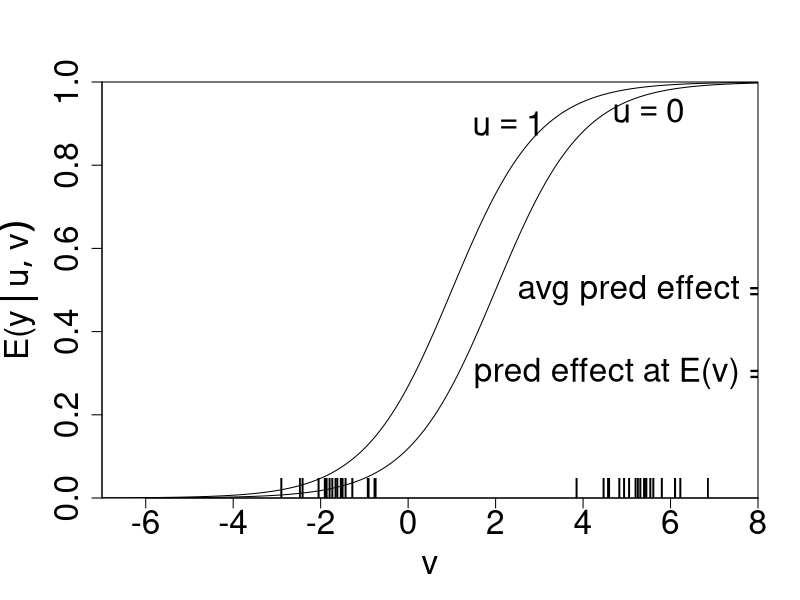
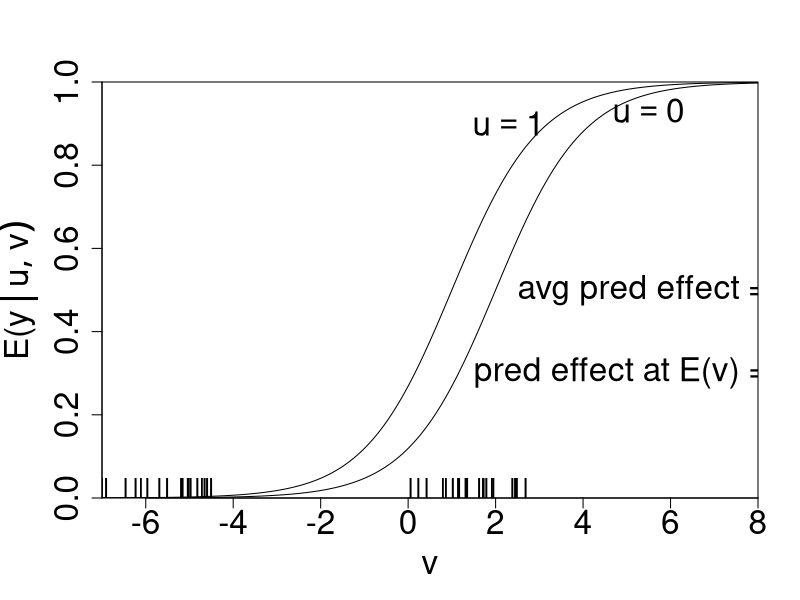

Here is the R script that generated these plots, in order:
invlogit <- plogis
par(mar = c(5, 5, 4, 2) + .1)
x <- seq(-7, 8, .01)
y1 <- invlogit(x - 1)
y2 <- invlogit(x - 2)
plot(range(x), c(0, 1), xaxs = "i", yaxs = "i",
      xlab = expression(v),
      ylab = expression(paste("E(y", group("|", list(u, v), ")"))),
      cex.axis = 2, cex.lab = 2, type = "n")
lines(x, y1)
lines(x, y2)
text(2.3, .9, expression(u == 1), cex = 2)
text(5.5, .93, expression(u == 0), cex = 2)
data <- c(rnorm(20, -2, .7), rnorm(20, 5, .7))
points(data, rep(.01, 40), pch = "|", cex = 2)
ape <- mean(invlogit(data - 1) - invlogit(data - 2))
pe.central <- invlogit(mean(data) - 1) - invlogit(mean(data) - 2)
text(2.5, .5, paste("avg pred effect =", round(ape, 2)),
      adj = 0, cex = 2)
text(1.5, .3, paste("pred effect at E(v) =", round(pe.central, 2)),
      adj = 0, cex = 2)


par(mar = c(5, 5, 4, 2) + .1)
x <- seq(-7, 8, .01)
y1 <- invlogit(x - 1)
y2 <- invlogit(x - 2)
plot(range(x), c(0, 1), xaxs = "i", yaxs = "i",
      xlab = expression(v),
      ylab = expression(paste("E(y", group("|", list(u, v), ")"))),
      cex.axis = 2, cex.lab = 2, type = "n")
lines(x, y1)
lines(x, y2)
text(2.3, .9, expression(u == 1), cex = 2)
text(5.5, .93, expression(u == 0), cex = 2)
data <- c(rnorm(20, 1.5, .7), rnorm(20, -6, .7))
points(data, rep(.01, 40), pch = "|-", cex = 2)
ape <- mean(invlogit(data - 1) - invlogit(data - 2))
pe.central <- invlogit(mean(data) - 1) - invlogit(mean(data) - 2)
text(2.5, .5, paste("avg pred effect =", round(ape, 2)),
      adj = 0, cex = 2)
text(1.5, .3, paste("pred effect at E(v) =", round(pe.central, 2)),
      adj = 0, cex = 2)
